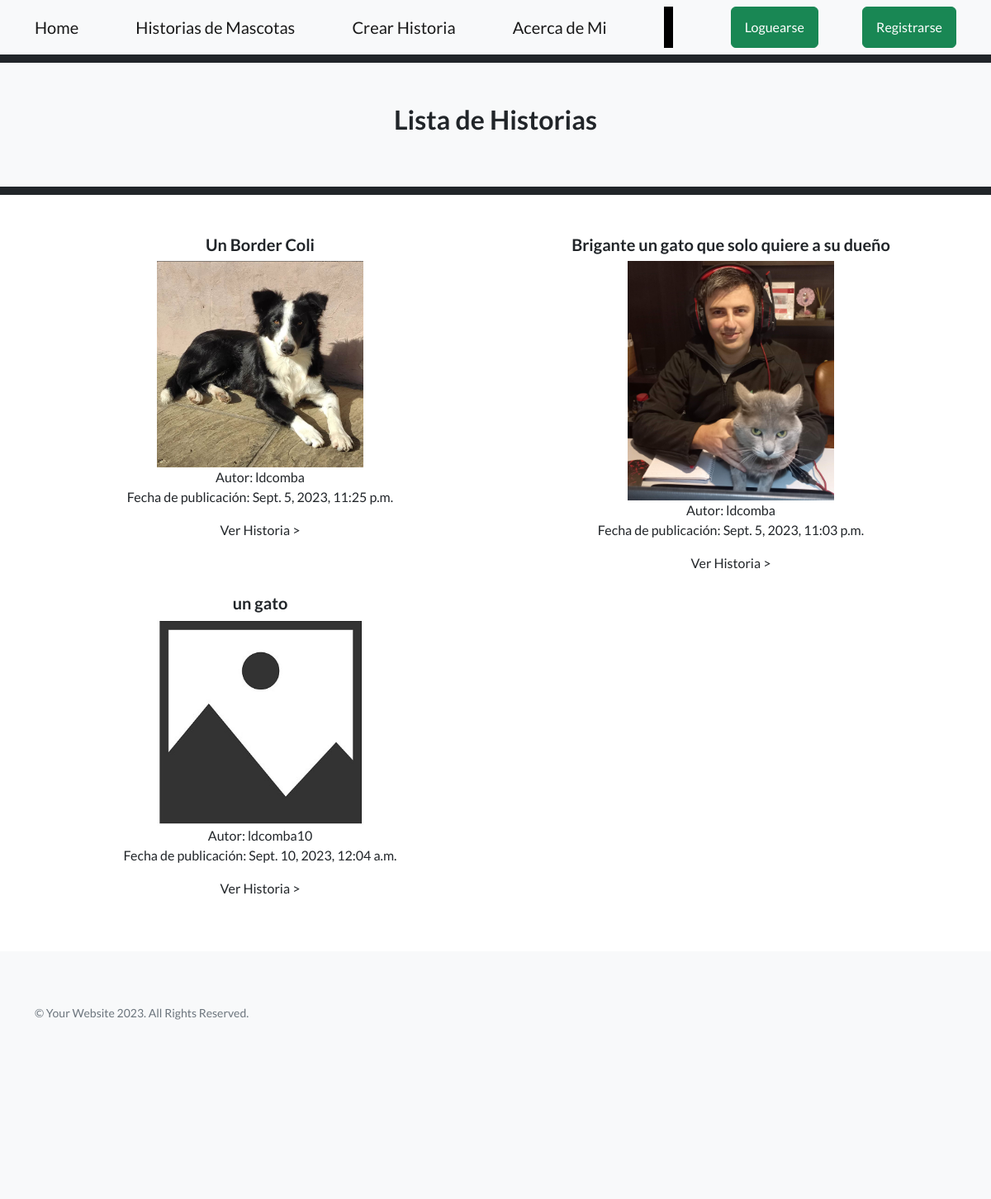
The app's page /AppPages/routePages/ with its own data.
### AppPages/models.py (models this page shows, shortened)
class Mascota(models.Model):
    mascotaSeleccion= (
        ('gato','Gato'),
        ('perro','Perro'),
        ('pajaro','Pajaro'),
        ('pez','Pez'),
        ('otro','Otro')
    )
    autor=models.ForeignKey(User, on_delete=models.CASCADE,blank=False)
    mascota= models.CharField(max_length=50, choices=mascotaSeleccion, default='')
    nombreMascota=models.CharField(max_length=50, blank=False)
    titulo=models.CharField(max_length=50,blank=False)
    historia = models.TextField(
        validators=[MaxLengthValidator(limit_value=3200, message='La historia no puede superar 40 líneas.')],
        help_text="Ingresa la historia de la mascota (máximo 40 líneas)."
    )
    fechaPublicacion=models.DateTimeField(auto_now_add=True)
    imagenMascota = models.ImageField(null=True, blank=True, upload_to="imagenes/")
    class Meta:
        ordering = ['autor', '-fechaPublicacion']

### AppPages/views.py (the view)
# urls.py: path('routePages/',routePages,name="routePages"),
def routePages(request):
    if request.method=="POST":
        mascotasHistorias=Mascota.objects.all()
        historiaId = request.POST.get('historiaId')
        tipoDeModificacion = request.POST.get('tipoDeModificacion')
        mensaje="La historia de Id: " + historiaId  + " Fue eliminada"
        historia = Mascota.objects.get(id=historiaId)
        if tipoDeModificacion == "eliminar":
           historia.delete()
        elif tipoDeModificacion=="editar":
            formularioHistoria=MascotaForm(initial={"id":historiaId,"mascota":historia.mascota,"autor":historia.autor,"nombreMascota":historia.nombreMascota,"titulo":historia.titulo,"historia":historia.historia})
            return render (request, "07_editarHistoria.html",{"formulario":formularioHistoria,"avatar":obtenerAvatar(request)} )
    else:
        mascotasHistorias=Mascota.objects.all()
        if len(mascotasHistorias) == 0:
            mensaje= " Aún no hay historias"
        else:
            mensaje=""
    mascotasHistorias=Mascota.objects.all()
    return render(request, "03_routePages.html",{"mascotasHistorias":mascotasHistorias,"mensaje":mensaje,"avatar":obtenerAvatar(request)})

### AppPages/views.py (called while the page is built)
def obtenerAvatar(request):
    avatares = PerfilUsuario.objects.filter(Q(user=request.user.id) & Q(imagen__isnull=False) & ~Q(imagen=''))
    if len(avatares)!=0:
        return avatares[0].imagen.url
    else:
        return "/media/avatars/avatarpordefecto.png"

### AppPages/templates/03_routePages.html (shortened to what this page needs)
{% extends "00_padre.html" %}
{% load static %}
{% block titulo %} Lista de Historias {% endblock %}
{% block contenido_que_cambia %}
<div class="container text-center">
    <div class="row">
            {% for mascotaHistoria in mascotasHistorias %}
            <div class="col-sm-6 align-items-center">
                <div class="card-body">
                <h5>{{mascotaHistoria.titulo}}</h5>
                {% if  mascotaHistoria.imagenMascota  == "" %}
                    <img src="{% static 'AppPages/assets/img/noImage.jpg' %}" alt="avatar" style="width:250px;height:auto;" >
                {% else %}
                    <img src="{{ mascotaHistoria.imagenMascota.url }}" alt="avatar" width="250px" height="auto" />
                {% endif %}
                <br>
                Autor: {{mascotaHistoria.autor}}
                <br>
                <p>Fecha de publicación:  {{mascotaHistoria.fechaPublicacion}}</p>
                <a class="navbar-brand" href="{% url 'routePagesId' mascotaHistoria.id %}">Ver Historia ></a>
                <br>
                <br>
                </div>
            </div>
            {% endfor %}
            <br>
    </div>
</div>
{% endblock %}

### records on screen
Mascota: titulo "Un Border Coli", imagenMascota (picture), autor "ldcomba", fechaPublicacion "Sept. 5, 2023, 11:25 p.m."
Mascota: titulo "Brigante un gato que solo quiere a su dueño", imagenMascota (picture), autor "ldcomba", fechaPublicacion "Sept. 5, 2023, 11:03 p.m."
Mascota: titulo "un gato", autor "ldcomba10", fechaPublicacion "Sept. 10, 2023, 12:04 a.m."
